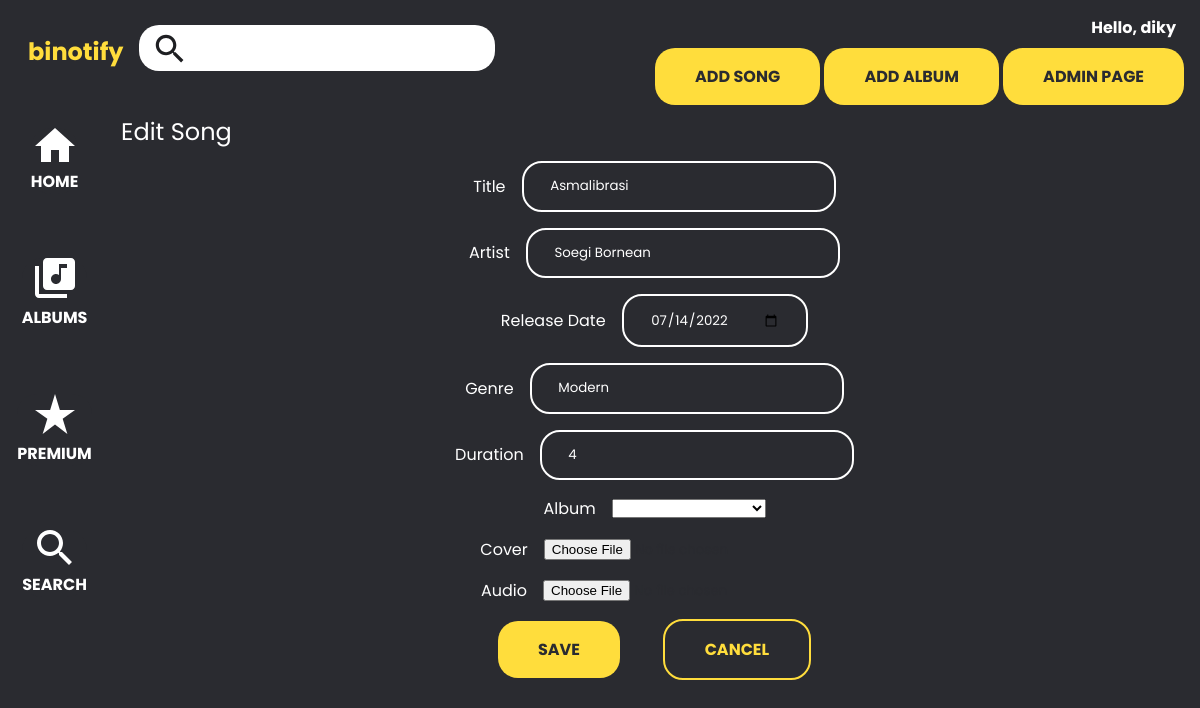
Screenshot of /song/edit/29 (signed in) with the database file from the repository.
### tables this page shows
CREATE TABLE `song` (
  `song_id` int(10) UNSIGNED NOT NULL,
  `song_title` varchar(64) NOT NULL,
  `song_artist` varchar(128) DEFAULT NULL,
  `release_date` date NOT NULL DEFAULT current_timestamp(),
  `genre` varchar(64) DEFAULT NULL,
  `duration` int(11) NOT NULL DEFAULT 0,
  `audio_path` varchar(255) NOT NULL,
  `image_path` varchar(255) DEFAULT NULL,
  `album_id` int(10) UNSIGNED DEFAULT NULL
);

### src/app/core/Controller.php (called while the page is built, shortened)
<?php
class Controller
{
    public function view($view, $data = [])
    {
        require_once __DIR__ . '/../../app/views/' . $view . '.php';
    }
    public function model($model)
    {
        return new $model;
    }
}

### src/app/core/App.php (called while the page is built, shortened)
<?php
class App {
    protected $method = 'index';
    protected $params = [];
    public function __construct()
    {
        $url = $this->parseURL();
        if (isset($url[0])) {
            if (file_exists(__DIR__.'/../../app/controllers/' . $url[0] . '.php')) {
                unset($url[0]);
            }
        }
        $this->controller = new $this->controller;
        if (isset($url[1])) {
            if (method_exists($this->controller, $url[1])) {
                $this->method = $url[1];
                unset($url[1]);
            }
        }
        if (!empty($url)) {
            $this->params = array_values($url);
        }
        call_user_func_array([$this->controller, $this->method], $this->params);
    }
    public function parseURL()
    {
        if (isset($_GET['url'])) {
            $url = rtrim($_GET['url'], '/');
            $url = filter_var($url, FILTER_SANITIZE_URL);
            $url = explode('/', $url);
            return $url;
        }
    }
}

### src/index.php (called while the page is built, shortened)
<?php
$app = new App;

### src/app/core/Database.php (called while the page is built, shortened)
<?php
class Database
{
    private $host = DB_HOST;
    private $user = DB_USER;
    private $pass = DB_PASS;
    private $db_name = DB_NAME;
    private $dbh;
    private $stmt;
    public function __construct()
    {
        $dsn = 'mysql:host=' . $this->host . ';dbname=' . $this->db_name;
        $option = [
            PDO::ATTR_PERSISTENT => true,
            PDO::ATTR_ERRMODE => PDO::ERRMODE_EXCEPTION
        ];
        try {
            $this->dbh = new PDO($dsn, $this->user, $this->pass, $option);
        } catch (PDOException $e) {
            die($e->getMessage());
        }
    }
    public function query($query)
    {
        $this->stmt = $this->dbh->prepare($query);
    }
    public function bind($param, $value, $type = null)
    {
        if (is_null($type)) {
            switch (true) {
                default:
                    $type = PDO::PARAM_STR;
            }
        }
        $this->stmt->bindValue($param, $value, $type);
    }
    public function execute()
    {
        $this->stmt->execute();
    }
    public function resultSet()
    {
        $this->execute();
        return $this->stmt->fetchAll(PDO::FETCH_ASSOC);
    }
    public function single()
    {
        $this->execute();
        return $this->stmt->fetch(PDO::FETCH_ASSOC);
    }
}

### src/app/models/Song_model.php (called while the page is built, shortened)
<?php
class Song_model
{
	private $table = 'song';
	private $db;
	public function __construct()
	{
		$this->db = new Database;
	}
	public function getSongById($id)
	{
		$this->db->query("SELECT
            song_id, song_title, song_artist, release_date, genre, duration, audio_path, image_path, album_id
            FROM $this->table WHERE song_id=:song_id");
		$this->db->bind('song_id', $id);
		return $this->db->single();
	}
}

### src/app/models/Album_model.php (called while the page is built, shortened)
<?php
class Album_model
{
	private $table = 'album';
	private $db;
	public function __construct()
	{
		$this->db = new Database;
	}
	public function getAllAlbums()
	{
		$this->db->query("SELECT
            album_id, album_title, album_artist, total_duration, image_path, tanggal_terbit, genre
            FROM $this->table ORDER BY album_title ASC");
		return $this->db->resultSet();
	}
}

### src/app/views/song/edit.php (the view)
<?php if ($data['song'] && $_SESSION['isAdmin']) { ?>
    <h1>Edit Song</h1>
    <div class="form-container">
        <form action="<?= BASE_URL ?>/song/save/<?= $data['song']['song_id'] ?>" method="POST" enctype="multipart/form-data">
            <div class="form-group">
                <label for="song-title">Title</label>
                <input type="text" name="song-title" id="song-title" class="input-outline" placeholder="Song Title" value="<?= $data['song']['song_title'] ?>" required>
            </div>
            <div class="form-group">
                <label for="song-artist">Artist</label>
                <input type="text" name="song-artist" id="song-artist" class="input-outline" placeholder="Song Artist" value="<?= $data['song']['song_artist'] ?>" disabled>
            </div>
            <div class="form-group">
                <label for="song-release-date">Release Date</label>
                <input type="date" name="release-date" id="song-release-date" class="input-outline" placeholder="Song Release Date" value="<?= $data['song']['release_date'] ?>" required>
            </div>
            <div class="form-group">
                <label for="song-genre">Genre</label>
                <input type="text" name="genre" id="song-genre" class="input-outline" placeholder="Song Genre" value="<?= $data['song']['genre'] ?>" required>
            </div>
            <div class="form-group">
                <label for="song-duration">Duration</label>
                <input type="number" name="duration" id="song-duration" class="input-outline" placeholder="Song Duration" value="<?= $data['song']['duration'] ?>" disabled>
            </div>
            <div class="form-group">
                <label for="song-album">Album</label>
                <select name="song-album" id="song-album" class="form-control">
                    <option value=0 selected></option>
                    <?php foreach ($data['albums'] as $album) { ?>
                        <option value="<?= $album['album_id'] ?>" <?= $album['album_id'] == $data['song']['album_id'] ? 'selected' : '' ?>><?= $album['album_title'] ?></option>
                    <?php } ?>
                </select>
            </div>
            <div class="form-group">
                <label for="song-image">Cover</label>
                <input type="file" name="song-image" id="song-image" class="form-control" accept=".jpg, .jpeg, .png">
            </div>
            <div class="form-group">
                <label for="song-file">Audio</label>
                <input type="file" name="song-audio" id="song-file" class="form-control" accept=".mp3">
            </div>
            <div class="song-actions">
                <button type="submit" class="button-solid">Save</button>
                <button type="button" class="button-outline" onclick="window.location.href='<?= BASE_URL ?>/song/<?= $data['song']['song_id'] ?>'">Cancel</button>
            </div>
        </form>
    </div>
<?php } else { ?>
    <h1>404 Not Found</h1>
<?php } ?>

### rows the page displays
song: song-title "Asmalibrasi", song-artist "Soegi Bornean", release-date "07/14/2022", genre "Modern", duration "4"

### other values shown
$_SESSION['username'] "diky"
